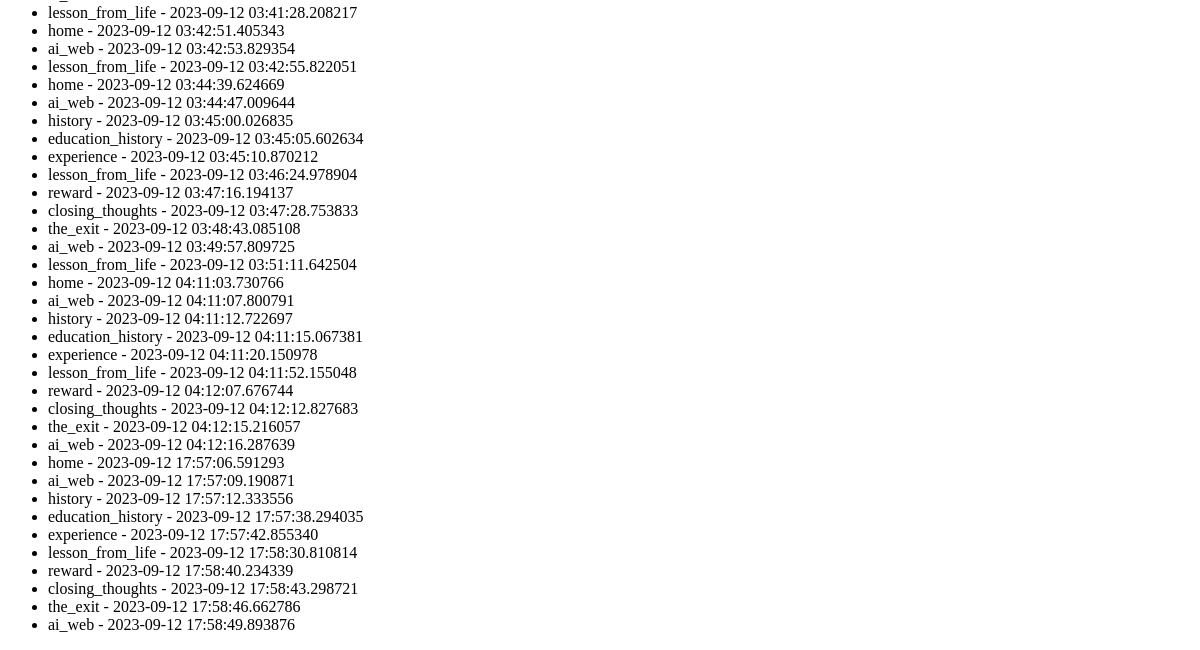
Before: /view_visits (lower part) with the older database file.
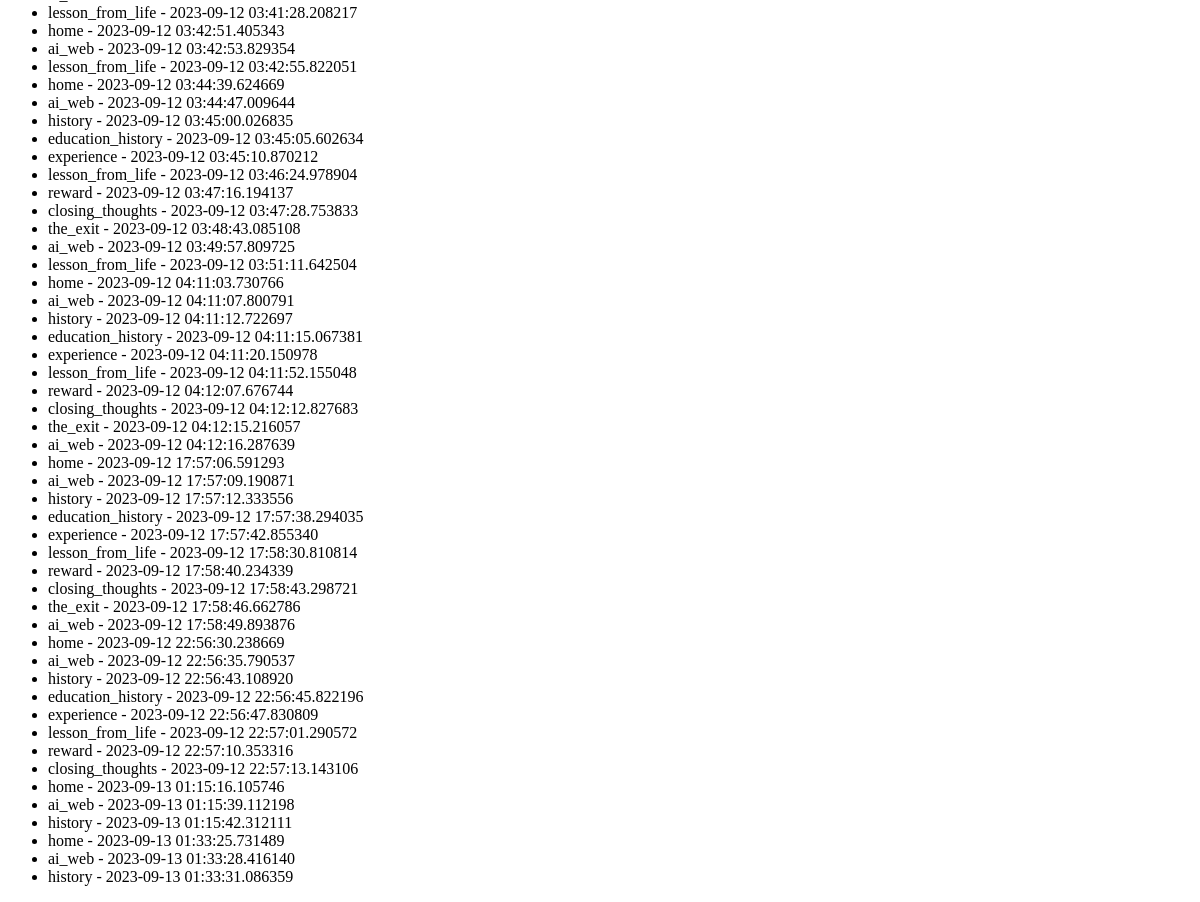
After: the same page with the newer database file.
### app.py (models this page shows)
class Visit(db.Model):
    id = db.Column(db.Integer, primary_key=True)
    timestamp = db.Column(db.DateTime, nullable=False, default=datetime.utcnow)
    page_name = db.Column(db.String(100), nullable=False)

### app.py (the view)
@app.route('/view_visits')
def view_visits():
    visits = Visit.query.all()
    return render_template('view_visits.html', visits=visits)

### templates/view_visits.html (shortened to what this page needs)
<!DOCTYPE html>
<html lang="en">
<head>
</head>
<body>
    <ul>
        {% for visit in visits %}
            <li>{{ visit.page_name }} - {{ visit.timestamp }}</li>
        {% endfor %}
    </ul>
</body>
</html>

Changed rows visible on the page:
added Visit: page_name "home", timestamp "2023-09-12 22:56:30.238669"
added Visit: page_name "ai_web", timestamp "2023-09-12 22:56:35.790537"
added Visit: page_name "history", timestamp "2023-09-12 22:56:43.108920"
added Visit: page_name "education_history", timestamp "2023-09-12 22:56:45.822196"
added Visit: page_name "experience", timestamp "2023-09-12 22:56:47.830809"
added Visit: page_name "lesson_from_life", timestamp "2023-09-12 22:57:01.290572"
added Visit: page_name "reward", timestamp "2023-09-12 22:57:10.353316"
added Visit: page_name "closing_thoughts", timestamp "2023-09-12 22:57:13.143106"
added Visit: page_name "home", timestamp "2023-09-13 01:15:16.105746"
added Visit: page_name "ai_web", timestamp "2023-09-13 01:15:39.112198"
added Visit: page_name "history", timestamp "2023-09-13 01:15:42.312111"
added Visit: page_name "home", timestamp "2023-09-13 01:33:25.731489"
added Visit: page_name "ai_web", timestamp "2023-09-13 01:33:28.416140"
added Visit: page_name "history", timestamp "2023-09-13 01:33:31.086359"
